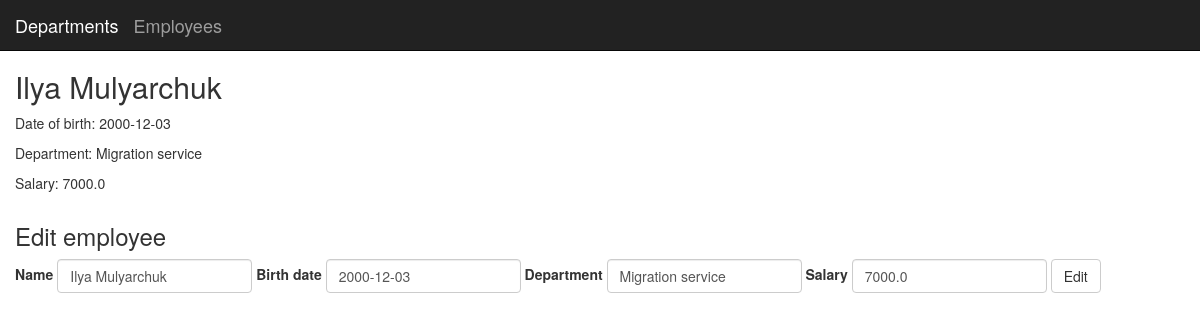
The page /employee/2 on the database its author committed.
### application/models/models.py (models this page shows, shortened)
class Employee(db.Model):
    id = db.Column(db.Integer, primary_key=True)
    name = db.Column(db.String(90), nullable=False)
    birth_date = db.Column(db.Date, nullable=False)
    department = db.Column(db.String(50), nullable=False)
    salary = db.Column(db.Float, nullable=False)

### application/views/views_employees.py (the view)
@app.route("/employee/<id_>")
def employee(id_):
    emp = Employee.query.get(id_)
    form = EditEmployeeForm()
    if not emp:
        abort(404)
    return render_template("employee.html", employee=emp, form=form)

### application/forms/forms.py
class EditEmployeeForm(FlaskForm):
    name = StringField("Name", validators=[DataRequired()])
    birth_date = StringField("Birth date", validators=[DataRequired()])
    department = StringField("Department", validators=[DataRequired()])
    salary = FloatField("Salary", validators=[DataRequired()])
    edit = SubmitField("Edit")

### application/templates/employee.html (shortened to what this page needs)
{% extends "base.html" %}
{% block content %}
<div class="container">
<h2>{{employee.name}}</h2>
<p>Date of birth: {{employee.birth_date}}</p>
<p>Department: {{employee.department}}</p>
<p>Salary: {{employee.salary}}</p>
</div>
<div class="container">
  <h3>Edit employee</h3>
  <form method="POST" class="form-inline">
    <div class="form-group">
      {{ form.name.label }}
      {{ form.name(class="form-control", placeholder="Enter name", value=employee.name)}}
    </div>
    <div class="form-group">
      {{ form.birth_date.label }}
      {{ form.birth_date(class="form-control", placeholder="Enter birth date", value=employee.birth_date)}}
    </div>
    <div class="form-group">
      {{ form.department.label }}
      {{ form.department(class="form-control", placeholder="Enter department name", value=employee.department)}}
    </div>
    <div class="form-group">
      {{ form.salary.label }}
      {{ form.salary(class="form-control", placeholder="Enter salary", value=employee.salary)}}
    </div>
    {{ form.edit(class="btn btn-default")}}
  </form>
</div>
{% endblock %}

### rows shown on the page
Employee: name "Ilya Mulyarchuk", birth_date "2000-12-03", department "Migration service", salary "7000.0"
